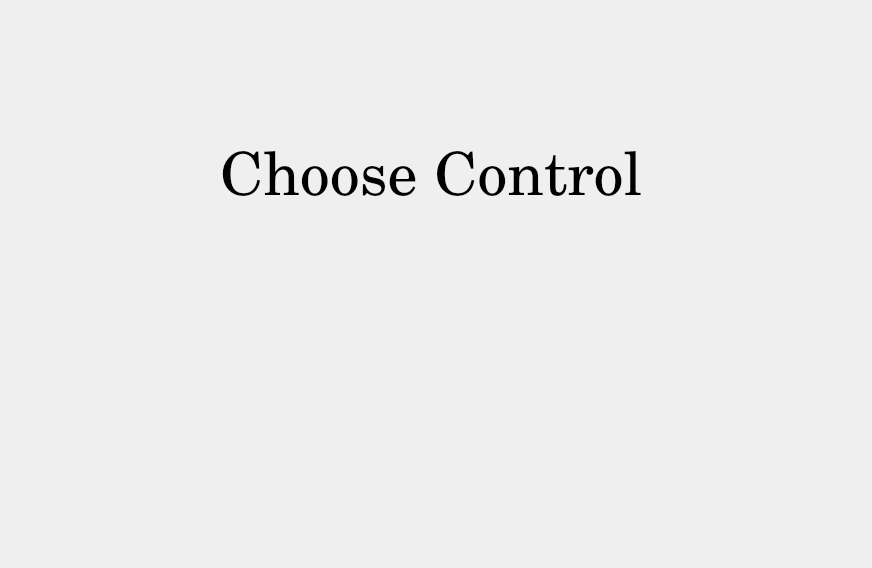
<?xml version="1.0" encoding="UTF-8"?>
<ui version="4.0">
 <class>Dialog</class>
 <widget class="QDialog" name="Dialog">
  <property name="geometry">
   <rect>
    <x>0</x>
    <y>0</y>
    <width>872</width>
    <height>568</height>
   </rect>
  </property>
  <property name="windowTitle">
   <string>Dialog</string>
  </property>
  <widget class="QPushButton" name="arah">
   <property name="geometry">
    <rect>
     <x>282</x>
     <y>330</y>
     <width>131</width>
     <height>51</height>
    </rect>
   </property>
   <property name="styleSheet">
    <string notr="true">ackground-color: transparent;
border-image: url(:off.png);
background: none;
border: none;
background-repeat: none;</string>
   </property>
   <property name="text">
    <string/>
   </property>
   <property name="icon">
    <iconset>
     <normaloff>panah.png</normaloff>panah.png</iconset>
   </property>
   <property name="iconSize">
    <size>
     <width>150</width>
     <height>150</height>
    </size>
   </property>
  </widget>
  <widget class="QPushButton" name="setir">
   <property name="geometry">
    <rect>
     <x>450</x>
     <y>290</y>
     <width>131</width>
     <height>121</height>
    </rect>
   </property>
   <property name="styleSheet">
    <string notr="true">ackground-color: transparent;
border-image: url(:off.png);
background: none;
border: none;
background-repeat: none;</string>
   </property>
   <property name="text">
    <string/>
   </property>
   <property name="icon">
    <iconset>
     <normaloff>setir.png</normaloff>setir.png</iconset>
   </property>
   <property name="iconSize">
    <size>
     <width>150</width>
     <height>150</height>
    </size>
   </property>
  </widget>
  <widget class="QLabel" name="label_2">
   <property name="geometry">
    <rect>
     <x>4</x>
     <y>-5</y>
     <width>871</width>
     <height>571</height>
    </rect>
   </property>
   <property name="text">
    <string/>
   </property>
   <property name="pixmap">
    <pixmap>bg2.jpg</pixmap>
   </property>
   <property name="scaledContents">
    <bool>true</bool>
   </property>
   <property name="wordWrap">
    <bool>false</bool>
   </property>
  </widget>
  <widget class="QLabel" name="label">
   <property name="geometry">
    <rect>
     <x>220</x>
     <y>150</y>
     <width>431</width>
     <height>61</height>
    </rect>
   </property>
   <property name="font">
    <font>
     <family>Century</family>
     <pointsize>45</pointsize>
    </font>
   </property>
   <property name="text">
    <string>Choose Control</string>
   </property>
  </widget>
  <zorder>label_2</zorder>
  <zorder>arah</zorder>
  <zorder>setir</zorder>
  <zorder>label</zorder>
 </widget>
 <resources/>
 <connections/>
</ui>
